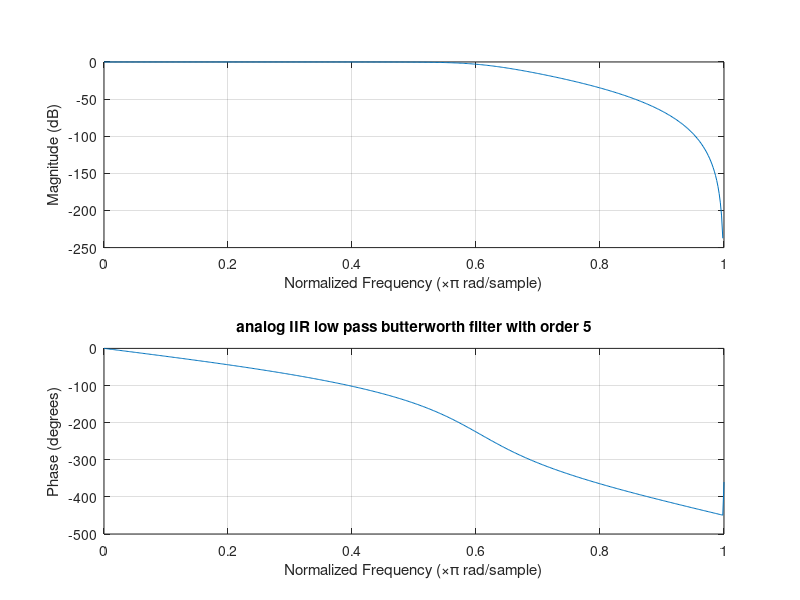
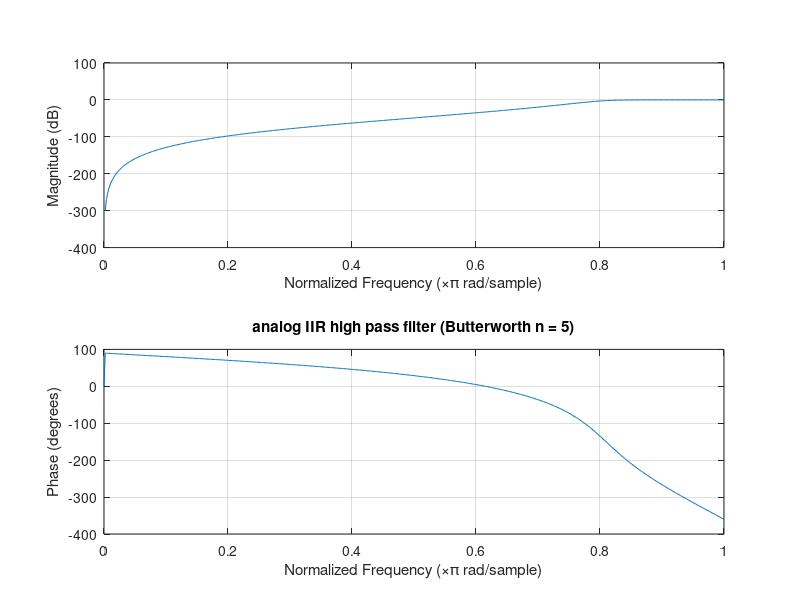
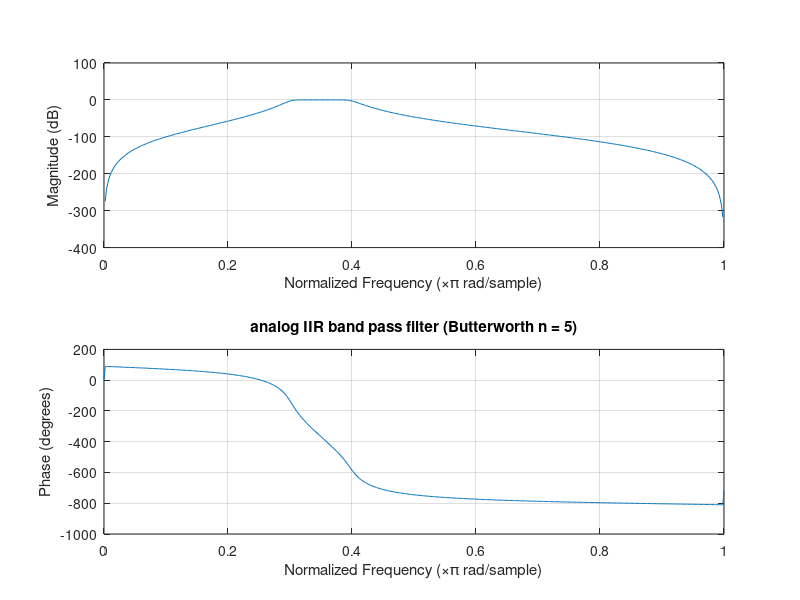

MATLAB code to generate these figures, in order:
%analog low pass filter
nlp = 5;
fclp = 300; %cutoff frequency
fs = 1000;
[blp,alp] = butter(nlp,fclp/(fs/2), 'low');
figure(1)
freqz(blp,alp)
title('analog IIR low pass butterworth filter with order 5')
disp('The transfer function of the low pass filter is');
lpftf = filt(blp,alp,fs)


%analog high pass filter
nhp = 5;
fchp = 400;
[bhp,ahp] = butter(nhp, fchp/(fs/2), 'high');
figure(2)
freqz(bhp, ahp)
title('analog IIR high pass filter (Butterworth n = 5)')
disp('The transfer function of the high pass filter is');
hpftf = filt(bhp,ahp,fs)


%analog band pass filter
nbp = 5;
bandp = [300, 400];
[bbp, abp] = butter(nbp,bandp/(fs) , 'bandpass');
figure(3)
freqz(bbp,abp)
title('analog IIR band pass filter (Butterworth n = 5)')
disp('The transfer function of the low pass filter is');
bpftf = filt(bbp,abp,fs)